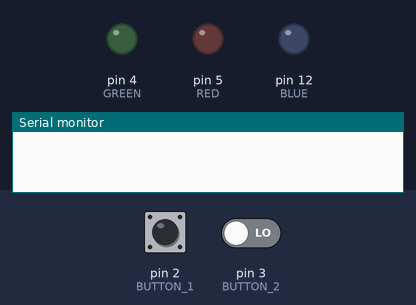
Bench run of a sketch on a simulated Arduino Uno, built with avr-gcc and run on an emulated ATmega328P. On the bench: output pins drawn as LEDs (lit = HIGH), the last lines printed to the serial monitor. Dashed ring = blinking. The test bench sets the inputs (shaded band); at power-on: pin 2 (BUTTON_1) LOW, pin 3 (BUTTON_2) LOW.

Above: at 0.8 s.
0.9 s: pin 2 (BUTTON_1) pulled HIGH for 1 s
At 3.1 s:
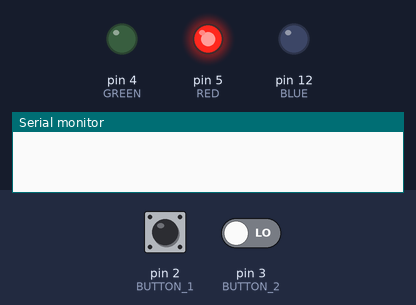
3.4 s: pin 2 (BUTTON_1) pulled HIGH for 0.15 s
At 4.6 s:
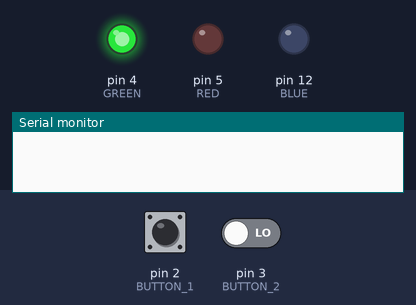
5.1 s: pin 2 (BUTTON_1) pulled HIGH for 3.2 s
At 5.4 s:
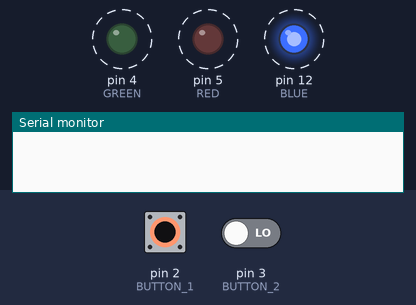
9.8 s: pin 2 (BUTTON_1) driven HIGH and pin 3 (BUTTON_2) driven HIGH
At 11.6 s:
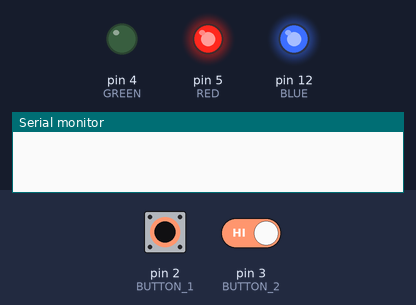
11.9 s: pin 3 (BUTTON_2) driven LOW
At 12.5 s:
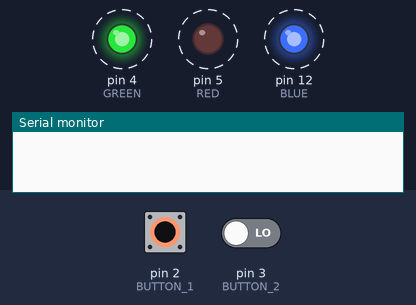
14.9 s: pin 3 (BUTTON_2) driven HIGH
At 18.1 s:
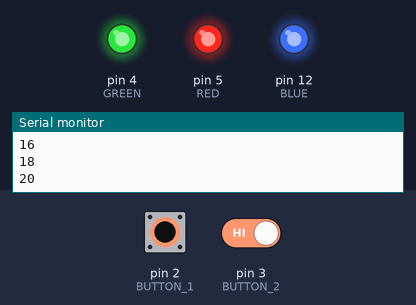
Timing chart, 0 to 18.9 s (numbered marks = the images above; inputs shaded):
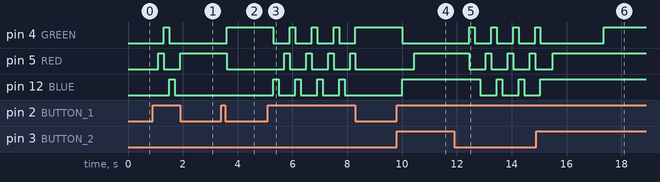

Measured:
- after the input at 0.9 s, pin 4 (GREEN): LOW → HIGH after 0.40 s, → LOW 0.20 s later; pin 5 (RED): LOW → HIGH after 0.20 s, → LOW 0.20 s later, → HIGH 0.60 s later; pin 12 (BLUE): LOW → HIGH after 0.60 s, → LOW 0.20 s later
- after the input at 3.4 s, pin 4 (GREEN): LOW → HIGH after 0.20 s; pin 5 (RED): HIGH → LOW after 0.20 s
- after the input at 5.1 s, pin 4 (GREEN): alternates HIGH for 0.20 s and LOW for 0.60 s, 8 changes in all, then stays HIGH, starting after 0.20 s; pin 5 (RED): alternates HIGH for 0.20 s and LOW for 0.60 s, 8 changes in all, then stays LOW, starting after 0.60 s
- after the input at 9.8 s, pin 4 (GREEN): HIGH → LOW after 0.20 s; pin 5 (RED): LOW → HIGH after 0.65 s; pin 12 (BLUE): LOW → HIGH after 0.20 s
- after the input at 11.9 s, pin 5 (RED): alternates HIGH for 0.20 s and LOW for 0.60 s, starting after 0.55 s; pin 12 (BLUE): alternates HIGH for 0.20 s and LOW for 0.60 s, starting after 0.95 s
- after the input at 14.9 s, pin 12 (BLUE): goes on until 15.1 s, then stays HIGH

The sketch:

Q7.ino
```cpp
#include <Arduino.h>
#define RED 5
#define GREEN 4
#define BLUE 12
#define BUTTON_1 2
#define BUTTON_2 3

// Initialize arrays
int array1[]={1,2,3,4,5,6,7,8,9,10};
int array2[]={1,2,3,4,5,6,7,8,9,10};
int counter = 0;
int* resultARR = (int*)malloc(10*sizeof(int));


void setup() {
  // put your setup code here, to run once:
  Serial.begin(9600);
  pinMode(RED,OUTPUT);
  pinMode(GREEN,OUTPUT);
  pinMode(BLUE,OUTPUT);
  pinMode(BUTTON_1,INPUT);
  pinMode(BUTTON_2,INPUT);

  for ( int i= 0; i<10; i++){
    while(!digitalRead(BUTTON_2)| counter== 0){
      if (digitalRead(BUTTON_1)){
        delay(200);
        counter++;
      }
      if ( counter == 1){
        digitalWrite(RED,HIGH);
      }
      if (counter ==2){
        digitalWrite(RED,LOW);
        digitalWrite(GREEN,HIGH);
    }
      if (counter ==3){
        digitalWrite(GREEN,LOW);
        digitalWrite(BLUE,HIGH);
    }
      if (counter >3 | counter == 0){
        digitalWrite(GREEN,LOW);
        digitalWrite(BLUE,LOW);
        digitalWrite(RED,LOW);
        counter = 0;
    }
  }
  delay(250);
  if (counter ==1 ){
    resultARR[i]= array1[i]+array2[i];
  }
  if (counter ==2){
    resultARR[i]=array1[i]-array2[i];
  }
  if (counter == 3){
    resultARR[i]= array1[i]*array2[i];
  }
  counter = 0;
  }
for ( int j = 0; j<10; j++){
  Serial.println(resultARR[j]);
}
delay(250);
digitalWrite(GREEN,HIGH);
digitalWrite(BLUE,HIGH);
digitalWrite(RED,HIGH);
free(resultARR);

}

void loop() {
  // put your main code here, to run repeatedly:

}
```
